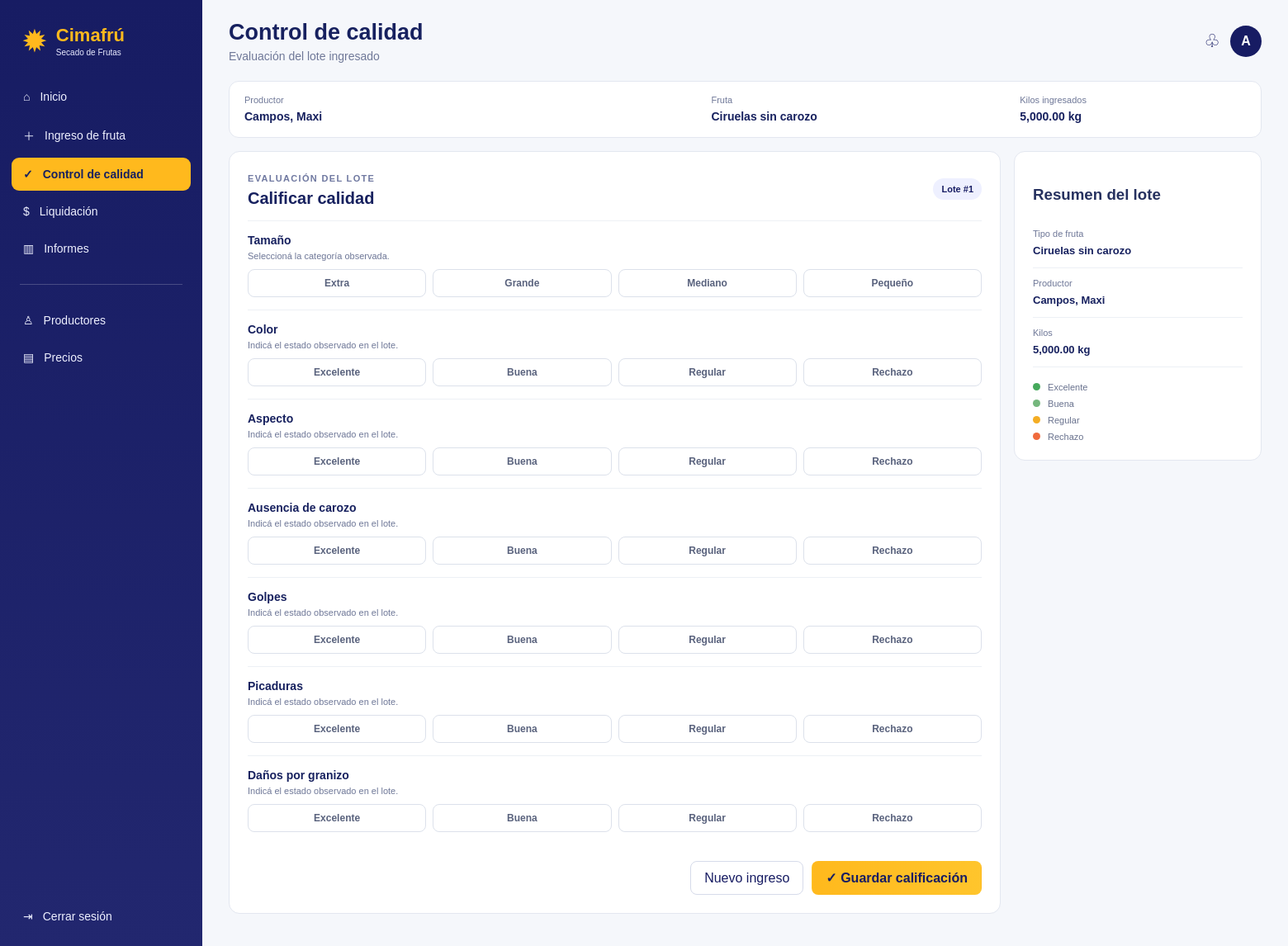
/control-calidad/1 (signed in), run on the app's committed database.
### app.py (models this page shows)
class Usuario(UserMixin, db.Model):
    id = db.Column(db.Integer, primary_key=True)
    usuario = db.Column(db.String(100), unique=True, nullable=False)
    password = db.Column(db.String(200), nullable=False)

class Productor(db.Model):
    id = db.Column(db.Integer, primary_key=True)
    nombre = db.Column(db.String(100), nullable=False)
    apellido = db.Column(db.String(100), nullable=False)
    dni = db.Column(db.String(30), unique=True, nullable=False)
    telefono = db.Column(db.String(50))
    email = db.Column(db.String(100))
    localidad = db.Column(db.String(100))
    activo = db.Column(db.Boolean, default=True, nullable=False)
    vales = db.relationship("Vale", back_populates="productor")
    liquidaciones = db.relationship("Liquidacion", back_populates="productor")
    ingresos = db.relationship("IngresoFruta", back_populates="productor")

class IngresoFruta(db.Model):
    id = db.Column(db.Integer, primary_key=True)
    productor_id = db.Column(db.Integer, db.ForeignKey("productor.id"), nullable=False)
    fecha = db.Column(db.DateTime, default=datetime.utcnow, nullable=False)
    fruta = db.Column(db.String(100), nullable=False)
    variedad = db.Column(db.String(100), default="", nullable=False)
    kilos_brutos = db.Column(db.Float, default=0, nullable=False)
    tara = db.Column(db.Float, default=0, nullable=False)
    kilos_netos = db.Column(db.Float, default=0, nullable=False)
    jaulas = db.Column(db.Integer, default=0)
    bins = db.Column(db.Integer, default=0)
    pallets = db.Column(db.Integer, default=0)
    observaciones = db.Column(db.Text, default="")
    calidad = db.Column(db.String(50), default="")
    puntuacion = db.Column(db.Integer, default=0)
    estado = db.Column(db.String(50), default="Pendiente de calidad", nullable=False)
    productor = db.relationship("Productor", back_populates="ingresos")

### app.py (the view, shortened to what this page needs)
@app.route("/control-calidad/<int:ingreso_id>", methods=["GET", "POST"])
@login_required
def control_calidad(ingreso_id):
    ingreso = db.session.get(IngresoFruta, ingreso_id)
    if not ingreso:
        flash("Ingreso no encontrado.", "error")
        return redirect(url_for("ingreso_fruta"))
    criterios = obtener_criterios(ingreso.fruta)
    return render_template(
        "control_calidad.html",
        ingreso=ingreso,
        criterios=criterios,
        opciones=OPCIONES,
    )

### app.py (called while the page is built)
@login_manager.user_loader
def cargar_usuario(user_id):
    return db.session.get(Usuario, int(user_id))

@app.template_filter("kg")
def kg(v):
    return f"{float(v or 0):,.2f} kg"

def obtener_criterios(producto):
    nombre = (producto or "").lower()
    if "deshidratado" in nombre:
        return CRITERIOS_DESHIDRATADOS
    if "mitades" in nombre:
        return CRITERIOS_MITADES
    if "con carozo" in nombre:
        return CRITERIOS_CON_CAROZO
    if "sin carozo" in nombre:
        return CRITERIOS_SIN_CAROZO
    return CRITERIOS_GENERALES

### templates/control_calidad.html (shortened to what this page needs)
{% extends "base.html" %}
{% block header %}Control de calidad{% endblock %}
{% block subtitle %}Evaluación del lote ingresado{% endblock %}
{% block content %}
<div class="summary-strip">
    <div><small>Productor</small><strong>{{ ingreso.productor.apellido }}, {{ ingreso.productor.nombre }}</strong></div>
    <div><small>Fruta</small><strong>{{ ingreso.fruta }}</strong></div>
    <div><small>Kilos ingresados</small><strong>{{ ingreso.kilos_netos|kg }}</strong></div>
</div>
<form method="POST" class="quality-layout">
    <div class="card">
        <div class="card-heading">
            <div>
                <span class="eyebrow">EVALUACIÓN DEL LOTE</span>
                <h2>Calificar calidad</h2>
            </div>
            <span class="lot-pill">Lote #{{ ingreso.id }}</span>
        </div>
        {% for criterio in criterios %}
        <div class="quality-row">
            <div>
                <strong>{{ criterio }}</strong>
                <small>
                    {% if criterio == "Tamaño" %}
                        Seleccioná la categoría observada.
                    {% else %}
                        Indicá el estado observado en el lote.
                    {% endif %}
                </small>
            </div>
            <div class="quality-options">
                {% if criterio == "Tamaño" %}
                    {% set opciones_tamano = ["Extra", "Grande", "Mediano", "Pequeño"] %}
                    {% for opcion in opciones_tamano %}
                    <label class="choice">
                        <span>{{ opcion }}</span>
                    </label>
                    {% endfor %}
                {% else %}
                    {% for opcion in opciones %}
                    <label class="choice">
                        <span>{{ opcion }}</span>
                    </label>
                    {% endfor %}
                {% endif %}
            </div>
        </div>
        {% endfor %}
        <div class="form-actions">
            <a href="{{ url_for('ingreso_fruta') }}" class="btn-secondary">Nuevo ingreso</a>
            <button class="btn-primary" type="submit">✓ Guardar calificación</button>
        </div>
    </div>
    <aside class="card quality-help">
        <h3>Resumen del lote</h3>
        <div class="mini-data"><span>Tipo de fruta</span><strong>{{ ingreso.fruta }}</strong></div>
        <div class="mini-data"><span>Productor</span><strong>{{ ingreso.productor.apellido }}, {{ ingreso.productor.nombre }}</strong></div>
        <div class="mini-data"><span>Kilos</span><strong>{{ ingreso.kilos_netos|kg }}</strong></div>
        <div class="quality-legend">
            <span><i class="dot excellent"></i> Excelente</span>
            <span><i class="dot good"></i> Buena</span>
            <span><i class="dot regular"></i> Regular</span>
            <span><i class="dot reject"></i> Rechazo</span>
        </div>
    </aside>
</form>
{% endblock %}

### templates/base.html (shortened to what this page needs)
<!doctype html>
<html lang="es">
<head>
    <link rel="stylesheet" href="{{ url_for('static', filename='estilos.css') }}">
</head>
<body>
<aside class="sidebar">
    <div class="brand">
        <div class="brand-mark">✹</div>
        <div>
            <strong>Cimafrú</strong>
            <small>Secado de Frutas</small>
        </div>
    </div>
    <nav class="nav">
        <a class="{% if request.endpoint == 'dashboard' %}activo{% endif %}" href="{{ url_for('dashboard') }}">
            <span>⌂</span> Inicio
        </a>
        <a class="{% if request.endpoint in ['ingreso_fruta','vales','nuevo_vale'] %}activo{% endif %}" href="{{ url_for('ingreso_fruta') }}">
            <span>＋</span> Ingreso de fruta
        </a>
        <a class="{% if request.endpoint in ['control_calidad'] %}activo{% endif %}" href="{{ url_for('ingreso_fruta') }}">
            <span>✓</span> Control de calidad
        </a>
        <a class="{% if 'liquidacion' in (request.endpoint or '') %}activo{% endif %}" href="{{ url_for('liquidaciones') }}">
            <span>$</span> Liquidación
        </a>
        <a class="{% if request.endpoint == 'informes' %}activo{% endif %}" href="{{ url_for('informes') }}">
            <span>▥</span> Informes
        </a>
        <div class="nav-separator"></div>
        <a class="{% if 'productor' in (request.endpoint or '') %}activo{% endif %}" href="{{ url_for('productores') }}">
            <span>♙</span> Productores
        </a>
        <a class="{% if 'precio' in (request.endpoint or '') %}activo{% endif %}" href="{{ url_for('precios') }}">
            <span>▤</span> Precios
        </a>
    </nav>
    <a class="logout" href="{{ url_for('logout') }}"><span>⇥</span> Cerrar sesión</a>
</aside>
<main class="contenido">
    <header class="topbar">
        <div>
            <h1>{% block header %}Bienvenido a Cimafrú{% endblock %}</h1>
            <p>{% block subtitle %}Secado de frutas Mendoza{% endblock %}</p>
        </div>
        <div class="perfil">
            <div class="bell">♧</div>
            <div class="avatar">{{ current_user.usuario[0]|upper }}</div>
        </div>
    </header>
    {% block content %}{% endblock %}
</main>
</body>
</html>

### static/estilos.css (style rules this page uses)
:root { --navy:#171c63; --navy-2:#242a78; --yellow:#ffb91d; --yellow-2:#ffc62e; --ink:#17215f; --text:#26315f; --muted:#6f7898; --bg:#f5f7fb; --line:#e3e7f0; --white:#fff; --green:#3fa35b; --orange:#f5a623; --red:#e05b4f; }
* { box-sizing:border-box }
body { margin:0;background:var(--bg);color:var(--text);font-family:Arial,Helvetica,sans-serif }
a { text-decoration:none;color:inherit }
button,input,select,textarea { font:inherit }
.sidebar { position:fixed;left:0;top:0;bottom:0;width:245px; background:linear-gradient(180deg,#171c63 0%,#22276f 100%); color:white;padding:22px 14px;display:flex;flex-direction:column;z-index:10 }
.brand { display:flex;align-items:center;gap:10px;padding:8px 12px 28px }
.brand-mark { font-size:38px;line-height:1;color:var(--yellow) }
.brand strong { font-size:22px;color:var(--yellow);display:block }
.brand small { font-size:10px;color:#e9ebff;display:block;margin-top:2px }
.nav { display:flex;flex-direction:column;gap:5px }
.nav a,.logout { padding:12px 14px;border-radius:9px;color:#eef0ff;display:flex;gap:12px;align-items:center;font-size:14px }
.nav a:hover,.nav a.activo { background:var(--yellow);color:#17215f;font-weight:700 }
.nav-separator { height:1px;background:rgba(255,255,255,.2);margin:18px 10px }
.logout { margin-top:auto }
.contenido { margin-left:245px;min-height:100vh;padding:24px 32px 45px }
.topbar { display:flex;justify-content:space-between;align-items:center;margin-bottom:22px }
.topbar h1 { margin:0;color:var(--ink);font-size:27px }
.topbar p { margin:5px 0 0;color:var(--muted);font-size:14px }
.perfil { display:flex;align-items:center;gap:12px }
.bell { font-size:22px;color:var(--navy) }
.avatar { width:38px;height:38px;border-radius:50%;background:var(--navy);color:white;display:grid;place-items:center;font-weight:700 }
.eyebrow { font-size:11px;letter-spacing:.12em;font-weight:700;color:#6f78a0 }
.card { background:white;border:1px solid var(--line);border-radius:13px;padding:22px }
label { font-size:12px;font-weight:700;color:#59627d }
.form-actions { display:flex;justify-content:flex-end;gap:10px;margin-top:20px }
.btn-primary,.btn-secondary,.btn-small { display:inline-flex;justify-content:center;align-items:center;border-radius:8px;padding:10px 16px;border:1px solid transparent;cursor:pointer }
.btn-primary { background:linear-gradient(90deg,var(--yellow),#ffc52c);color:var(--navy);font-weight:700 }
.btn-secondary { background:white;color:var(--navy);border-color:#d6dbea }
.summary-strip { background:white;border:1px solid var(--line);border-radius:12px;padding:16px 18px;display:grid;grid-template-columns:2fr 1.3fr 1fr;gap:18px;margin-bottom:16px }
.summary-strip small,.detail-grid small { display:block;color:var(--muted);font-size:11px;margin-bottom:5px }
.summary-strip strong,.detail-grid strong { color:var(--ink);font-size:14px }
.quality-layout { display:grid;grid-template-columns:minmax(0,1fr) 300px;gap:16px }
.card-heading { display:flex;justify-content:space-between;align-items:center;margin-bottom:15px }
.card-heading h2 { margin:5px 0 0;color:var(--ink);font-size:20px }
.lot-pill { background:#eef0ff;color:var(--navy);padding:7px 10px;border-radius:20px;font-size:11px;font-weight:700 }
.quality-row { padding:15px 0;border-top:1px solid #edf0f5 }
.quality-row>div:first-child { display:flex;flex-direction:column;gap:5px;margin-bottom:10px }
.quality-row strong { color:var(--ink);font-size:14px }
.quality-row small { color:var(--muted);font-size:11px }
.quality-options { display:grid;grid-template-columns:repeat(4,1fr);gap:8px }
.choice span { display:block;border:1px solid #dce1eb;border-radius:8px;padding:9px;text-align:center;font-size:12px;background:#fff;cursor:pointer }
.quality-help { height:max-content }
.mini-data { padding:12px 0;border-bottom:1px solid #edf0f5 }
.mini-data span { display:block;color:var(--muted);font-size:11px;margin-bottom:5px }
.mini-data strong { color:var(--ink);font-size:13px }
.quality-legend { display:grid;gap:8px;margin-top:18px;color:#69728e;font-size:11px }
.dot { display:inline-block;width:9px;height:9px;border-radius:50%;margin-right:6px }
.excellent { background:#45a95b }
.good { background:#75b77d }
.regular { background:#f4ad24 }
.reject { background:#f06a3c }

### data on the page
Usuario: usuario "A"
Productor: productor.apellido "Campos", productor.nombre "Maxi"
IngresoFruta: fruta "Ciruelas sin carozo", kilos_netos|kg "5,000.00 kg", id "1"

### other printed values
{{ criterio }} "Tamaño" "Color" "Aspecto" "Ausencia de carozo" "Golpes" "Picaduras" "Daños por granizo"
{{ opcion }} "Extra" "Grande" "Mediano" "Pequeño"
{{ opcion }} "Excelente" "Buena" "Regular" "Rechazo" "Excelente" "Buena" "Regular" "Rechazo" "Excelente" "Buena" "Regular" "Rechazo" "Excelente" "Buena" "Regular" "Rechazo" "Excelente" "Buena" "Regular" "Rechazo" "Excelente" "Buena" "Regular" "Rechazo"
